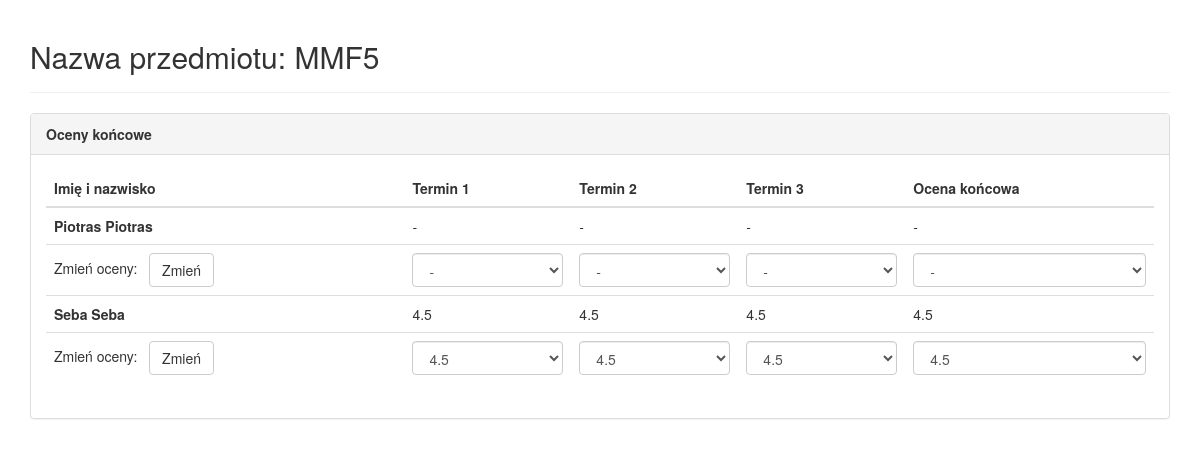
Screenshot of /teacher/changegrades/7 (signed in) with the database file from the repository.
### database/models.py (models this page shows, shortened)
class Subject(models.Model):
    teacher_id = models.ForeignKey(Teacher)
    name = models.CharField(max_length=20)
    course_homepage = models.CharField(max_length=20, blank=True,null=True)
    ECTS = models.IntegerField(default=3)
    exam = models.BooleanField(default=False, blank=True)

class SubjectsStudents(models.Model):
    TERM_CHOICES = (
        (1, '1'),
        (2, '2'),
        (3, '3'),
        (4, '4'),
        (5, '5'),
        (6, '6'),
        (7, '7'),
        (8, '8'),
        (9, '9'),
        (10, '10')
    )
    student_id = models.ForeignKey(Student,blank=True,null=True)
    subject_id = models.ForeignKey(Subject,blank=True,null=True)
    final_grade_id = models.OneToOneField(FinalFinalGrade,blank=True,null=True)
    term_number = models.IntegerField(choices=TERM_CHOICES,default='1',blank=True,null=True)

class Student(models.Model):
    TERM_CHOICES = (
        (1, '1'),
        (2, '2'),
        (3, '3'),
        (4, '4'),
        (5, '5'),
        (6, '6'),
        (7, '7'),
        (8, '8'),
        (9, '9'),
        (10, '10')
    )
    user = models.OneToOneField(User)
    picture = models.ImageField(upload_to='student_profile_images', blank=True)
    term_number = models.IntegerField(choices=TERM_CHOICES,default='1')
    field_of_study = models.CharField(max_length=50,blank=True,null=True)

class FinalFinalGrade(models.Model):
    GRADE_CHOICES = (
        ('2.0', '2.0'),
        ('3.0', '3.0'),
        ('3.5', '3.5'),
        ('4.0', '4.0'),
        ('4.5', '4.5'),
        ('5.0', '5.0'),
        ('zal', 'zal'),
        ('nb', 'nb'),
        ('-','-')
    )
    student_id = models.ForeignKey(Student)
    subject_id = models.ForeignKey(Subject)
    final_value = models.CharField(max_length=3, default='-',choices=GRADE_CHOICES,blank=True,null=True)
    final_date = models.DateTimeField(blank=True,null=True)
    term1_value = models.CharField(max_length=3, default='-',choices=GRADE_CHOICES,blank=True,null=True)
    term1_date = models.DateTimeField(blank=True,null=True)
    term2_value = models.CharField(max_length=3, default='-',choices=GRADE_CHOICES,blank=True,null=True)
    term2_date = models.DateTimeField(blank=True,null=True)
    term3_value = models.CharField(max_length=3, default='-',choices=GRADE_CHOICES,blank=True,null=True)
    term3_date = models.DateTimeField(blank=True,null=True)

### database/views.py (the view)
# urls.py: url(r'^teacher/changegrades/(?P<sbjct_id>[0-9]+)$', views.teacherviewsubjectfinalgrades, name='teacherviewsubjectfinalgrades'),
def teacherviewsubjectfinalgrades(request, sbjct_id):
    if request.user.is_authenticated():
        try:
            te = Teacher.objects.get(user=request.user)
            subject = Subject.objects.get(pk=sbjct_id)
            if subject.teacher_id != te:
                return HttpResponse("Nie prowadzisz tego przedmiotu")
            subjectsStudents = (subjectStudent for subjectStudent in
                                SubjectsStudents.objects.filter(subject_id=sbjct_id))
            return render(request, 'database/teacherfinalgrades.html',
                          {'teacher': te, 'subject': subject, 'subjectsStudents': subjectsStudents})
        except Teacher.DoesNotExist:
            return HttpResponse("Nie ma nauczyciela")
        except Subject.DoesNotExist:
            return HttpResponse("Brak przedmiotu")
    else:
        return HttpResponse("Niezalogowany")

### database/templates/database/teacherfinalgrades.html (shortened to what this page needs)
<!DOCTYPE html>
<html lang="en">
<head>
  <link rel="stylesheet" href="http://maxcdn.bootstrapcdn.com/bootstrap/3.3.4/css/bootstrap.min.css">
</head>
<body>
<div class="container">
<div class="page-header">
<h2>Nazwa przedmiotu: {{subject.name}}</h2>
</div>
<div class="panel panel-default">
<div class="panel-heading"><b>Oceny końcowe</b></div>
<div class="panel-body">
<table class="table table-hover">
				<thead>
				  <tr>
					<th>Imię i nazwisko</th>
					<th>Termin 1</th>
					<th>Termin 2</th>
					<th>Termin 3</th>
					<th>Ocena końcowa</th>
				  </tr>
				</thead>
				<tbody>
				{% for subjectStudent in subjectsStudents %}
					<tr><td><b>{{subjectStudent.student_id.user.first_name}} {{subjectStudent.student_id.user.last_name}}</b></td><td>{{subjectStudent.final_grade_id.term1_value}}</td><td>{{subjectStudent.final_grade_id.term2_value}}</td><td>{{subjectStudent.final_grade_id.term3_value}}</td><td>{{subjectStudent.final_grade_id.final_value}}</td></tr>
					<form action="{% url 'teacherchangegrade' %}" method='post'>
					<tr><td>Zmień oceny: &nbsp; <input type="submit" class="btn btn-default" value="Zmień" /></td>
					<td>
						<select name="term1" class="form-control">
							<option {% if subjectStudent.final_grade_id.term1_value == '-' %} selected="selected" {% endif %}>-</option>
							<option {% if subjectStudent.final_grade_id.term1_value == '4.5' %} selected="selected" {% endif %}>4.5</option>
						</select>
					</td>
					<td>
						<select name="term2" class="form-control">
							<option {% if subjectStudent.final_grade_id.term2_value == '-' %} selected="selected" {% endif %}>-</option>
							<option {% if subjectStudent.final_grade_id.term2_value == '4.5' %} selected="selected" {% endif %}>4.5</option>
						</select>
					</td>
					<td>
						<select name="term3" class="form-control">
							<option {% if subjectStudent.final_grade_id.term3_value == '-' %} selected="selected" {% endif %}>-</option>
							<option {% if subjectStudent.final_grade_id.term3_value == '4.5' %} selected="selected" {% endif %}>4.5</option>
						</select>
					</td>
					<td>
						<select name="final" class="form-control">
							<option {% if subjectStudent.final_grade_id.final_value == '-' %} selected="selected" {% endif %}>-</option>
							<option {% if subjectStudent.final_grade_id.final_value == '4.5' %} selected="selected" {% endif %}>4.5</option>
						</select>
					</td>
					</tr>
				{% endfor %}
				</tbody>
			  </table>
</div>
</div>
</div>
</body>
</html>

### rows the page displays
Subject: name "MMF5"
SubjectsStudents: student_id.user.first_name "Piotras", student_id.user.last_name "Piotras", final_grade_id.term1_value "-", final_grade_id.term2_value "-", final_grade_id.term3_value "-", final_grade_id.final_value "-", term1 "-", term2 "-", term3 "-", final "-"
SubjectsStudents: student_id.user.first_name "Seba", student_id.user.last_name "Seba", final_grade_id.term1_value "4.5", final_grade_id.term2_value "4.5", final_grade_id.term3_value "4.5", final_grade_id.final_value "4.5", term1 "4.5", term2 "4.5", term3 "4.5", final "4.5"
